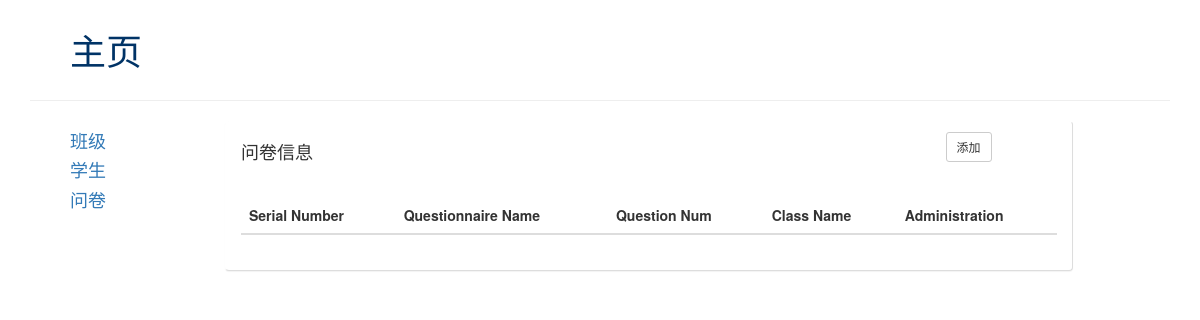
The app's page /questionnaire/, older data.
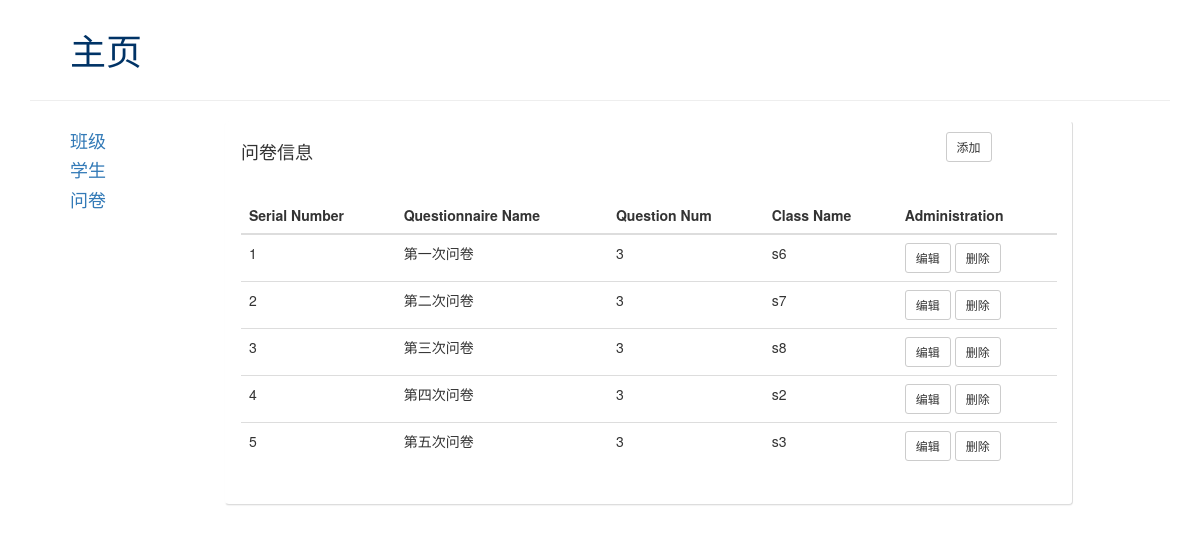
The same page, newer data.
### app01/models.py (models this page shows)
class Questionnaire(models.Model):
    title = models.CharField(max_length=16)#问卷名
    questionnaire_lesson = models.ForeignKey(to=Lesson,related_name="questionnaire_lesson")#与班级的关系为多对一的关系

class Trouble(models.Model):
    title=models.CharField(max_length=64)#问题名
    trouble_questionnaire=models.ForeignKey(to=Questionnaire,related_name="trouble_questionnaire")#与问卷表的关系为多对一的关系

class Lesson(models.Model):
    title = models.CharField(max_length=16)#班级名称

### app01/views.py (the view)
# urls.py: url(r'^questionnaire/', views.questionnaire),
def questionnaire(request):
    questionnaire_list = models.Questionnaire.objects.all()
    return render(request, "questionnaire.html", {"questionnaire_list": questionnaire_list})

### templates/questionnaire.html
{% extends "home.html" %}
{% block title %}
问卷信息
{% endblock %}
{% block table_info %}
                    <table class="table table-hover">
                        <thead>
                        <tr>
                            <th>Serial Number</th>
                            <th>Questionnaire Name</th>
                            <th>Question Num</th>
                            <th>Class Name</th>
                            <th>Administration</th>
                        </tr>
                        </thead>
                        <tbody>
                        {% for questionnaire in questionnaire_list %}
                        <tr>
                        <td>{{ forloop.counter }}</td>
                        <td>{{ questionnaire.title }}</td>
                        <td>{{ questionnaire.trouble_questionnaire.all|length }}</td>
                        <td>{{ questionnaire.questionnaire_lesson.title }}</td>
                        <td><a href="/trouble/{{ questionnaire.id }}">
                            <button class="btn-default btn btn-sm">编辑</button>
                        </a><a href="">
                            <button class="btn-default btn btn-sm">删除</button>
                        </a></td>
                        </tr>
                        {% endfor %}
                        </tbody>
                    </table>
{% endblock %}

Row changes from the older to the newer data that the page shows:
added Questionnaire: title "第一次问卷", trouble_questionnaire.all|length "3", questionnaire_lesson "s6"
added Questionnaire: title "第二次问卷", trouble_questionnaire.all|length "3", questionnaire_lesson "s7"
added Questionnaire: title "第三次问卷", trouble_questionnaire.all|length "3", questionnaire_lesson "s8"
added Questionnaire: title "第四次问卷", trouble_questionnaire.all|length "3", questionnaire_lesson "s2"
added Questionnaire: title "第五次问卷", trouble_questionnaire.all|length "3", questionnaire_lesson "s3"
